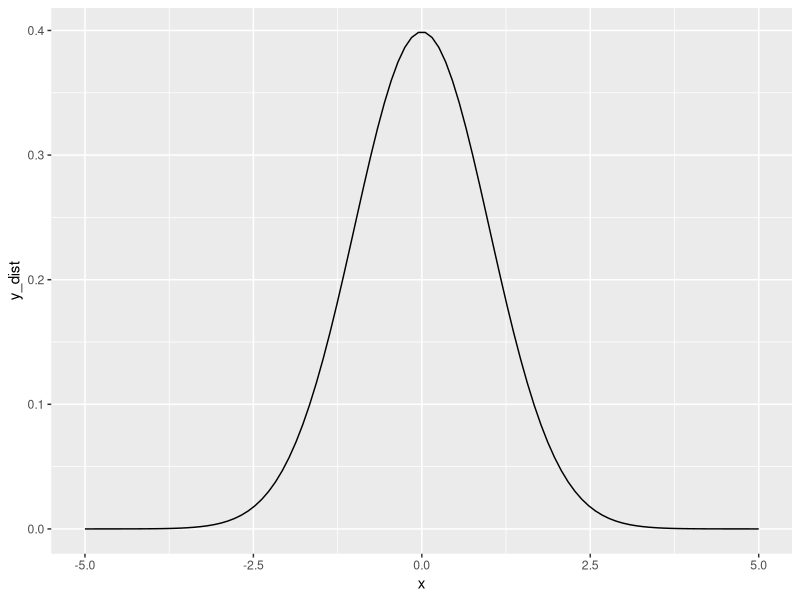
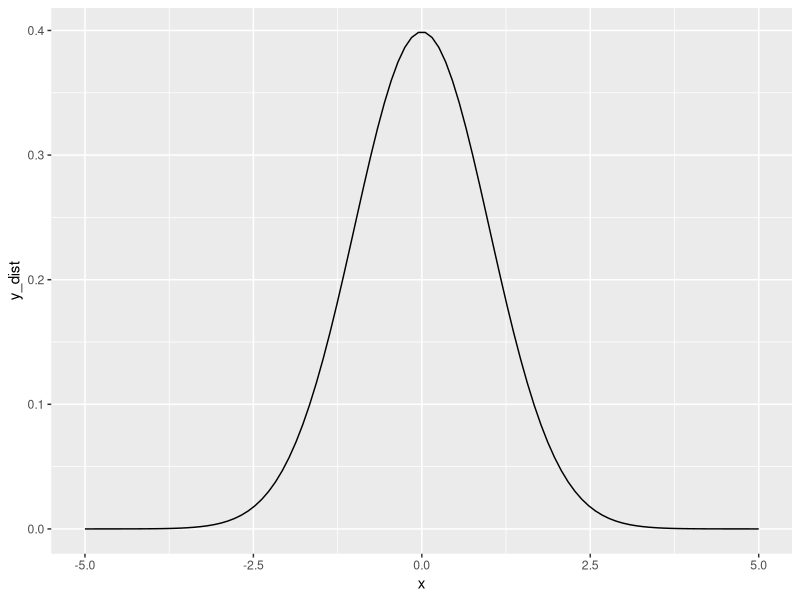
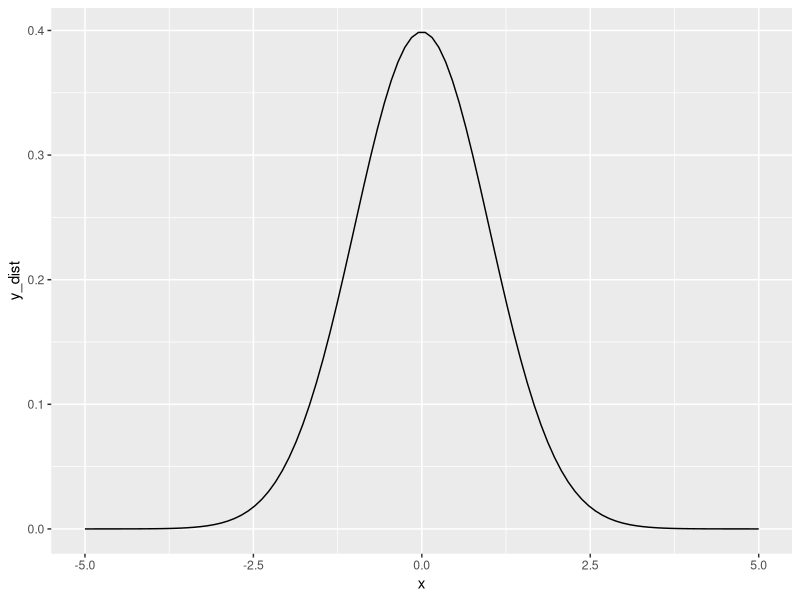
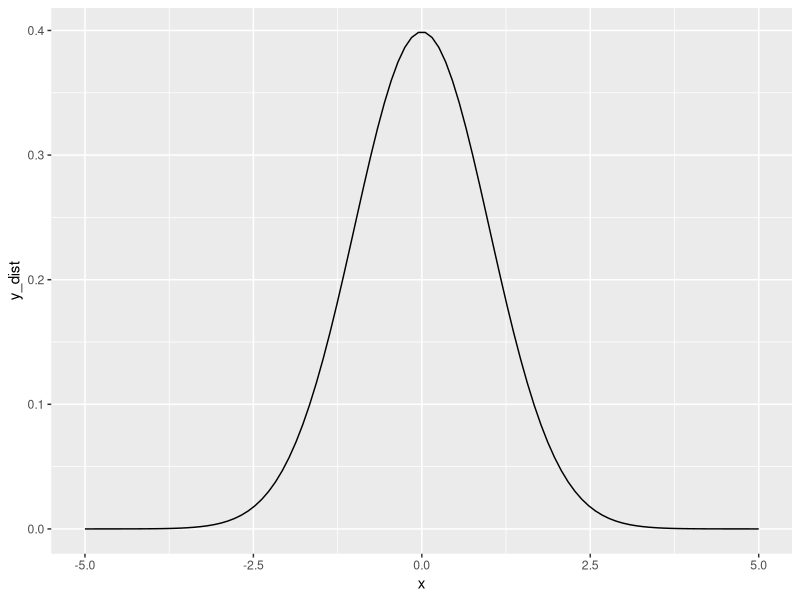
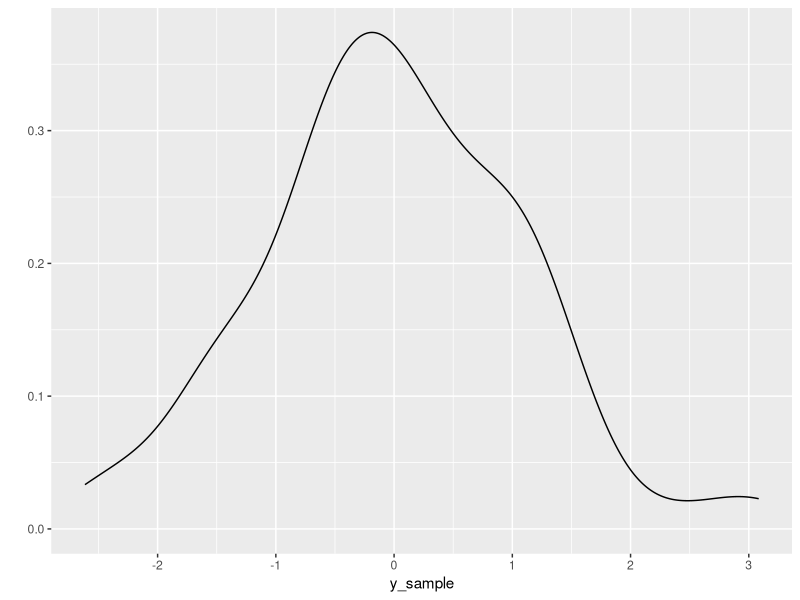
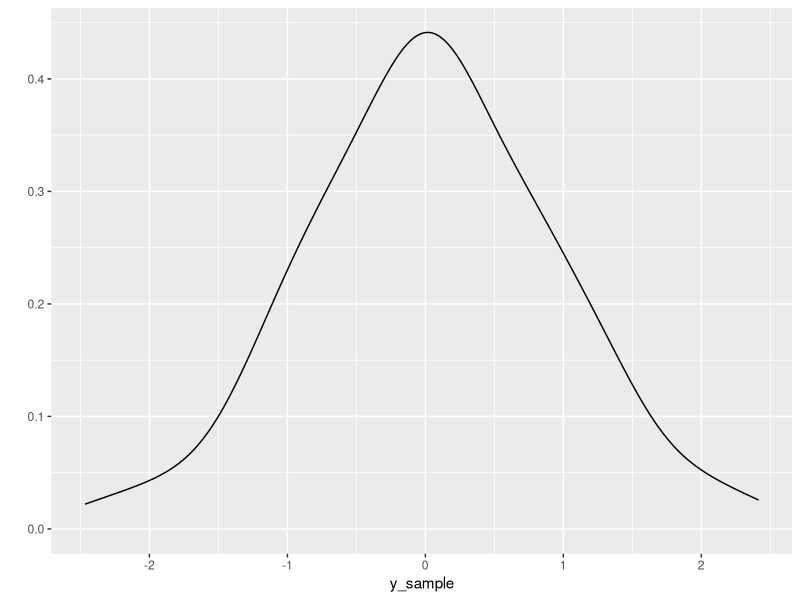
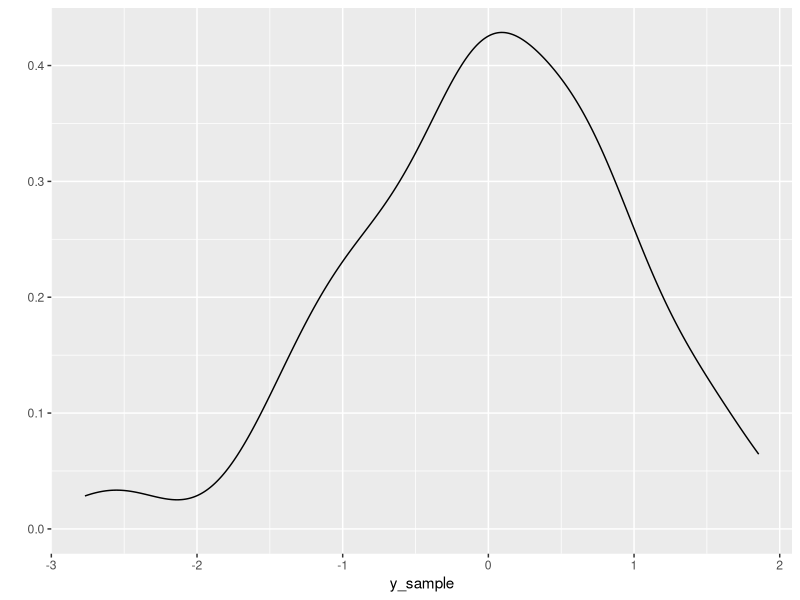
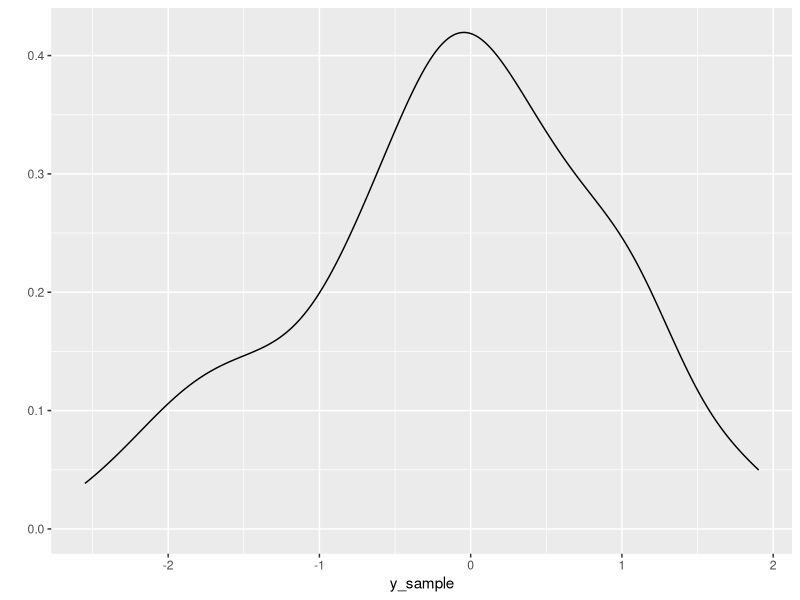

Reproduce these figures in R, in order.
## ---- chunk 1
knitr::opts_chunk$set(
  warning = FALSE, # supress warnings per default 
  message = FALSE  # supress messages per default 
  )
## ---- chunk 2
library(tidyverse)
## ---- chunk 3
# YOUR ANSWER HERE
## ---- chunk 4
# YOUR ANSWER HERE
## ---- chunk 5
# YOUR ANSWER HERE
## ---- chunk 6
# YOUR ANSWER HERE
## ---- chunk 7
# YOUR ANSWER HERE
## ---- chunk 8
sample_size <- 100
x <- seq(-5, 5, length = sample_size)

# Returns the true densities for each value (not actual samples), stays constant across different trials
# Invariant to changes in sample size
y_dist <- dnorm(x, mean = 0, sd = 1)
qplot(x, y_dist, geom = "line")

y_dist <- dnorm(x, mean = 0, sd = 1)
qplot(x, y_dist, geom = "line")

y_dist <- dnorm(x, mean = 0, sd = 1)
qplot(x, y_dist, geom = "line")

y_dist <- dnorm(x, mean = 0, sd = 1)
qplot(x, y_dist, geom = "line")

# Returns random samples from the true distribution, the resulting density plot looks slightly different with each new sample
# Sensitive to changes in sample_size
y_sample <- rnorm(sample_size, mean = 0, sd = 1)
qplot(y_sample, geom = "density")

y_sample <- rnorm(sample_size, mean = 0, sd = 1)
qplot(y_sample, geom = "density")

y_sample <- rnorm(sample_size, mean = 0, sd = 1)
qplot(y_sample, geom = "density")

y_sample <- rnorm(sample_size, mean = 0, sd = 1)
qplot(y_sample, geom = "density")
## ---- chunk 9
# Binomial distribution
x_axis <- 1:50
binom_dist_05 <- as_tibble(dbinom(x_axis, size = length(x_axis), prob = 0.5))
binom_dist_07 <- as_tibble(dbinom(x_axis, size = length(x_axis), prob = 0.7))
binom_dist_01 <- as_tibble(dbinom(x_axis, size = length(x_axis), prob = 0.1))

# binom_dist_30_033 <- as_tibble(dbinom(x_axis, size = 30, prob = 0.33))

ggplot(mapping = aes(x = x_axis, y = value)) +
  geom_line(data = binom_dist_05, color = "red") +
  geom_line(data = binom_dist_07, color = "blue") +
  geom_line(data = binom_dist_01, color = "green") 
## ---- chunk 10
# Poisson distribution
x_axis <- 1:50
pois_dist_1 <- as_tibble(dpois(x_axis, lambda = 1))
pois_dist_4 <- as_tibble(dpois(x_axis, lambda = 4))
pois_dist_10 <- as_tibble(dpois(x_axis, lambda = 10))

ggplot(mapping = aes(x = x_axis, y = value)) +
  geom_line(data = pois_dist_1, color = "red") +
  geom_line(data = pois_dist_4, color = "blue") +
  geom_line(data = pois_dist_10, color = "green")
## ---- chunk 11
# YOUR ANSWER HERE
## ---- chunk 12
# YOUR ANSWER HERE
## ---- chunk 13
# YOUR ANSWER HERE
## ---- chunk 14
# YOUR ANSWER HERE
## ---- chunk 15
x <- c(0,1,2,3,4)
px <- rep(0.2, 5)

X <- tibble(x, px) %>% print

samples <- sample(x, prob=px,
           10, 
           replace = T) %>% print %>%  mean %>% print
## ---- chunk 16
x <- c(0,1,2,3,4)
px_biased <- c(0.05,0.05,0.05,0.05,0.8)

X_biased <- tibble(x, px_biased) %>% print
## ---- chunk 17
samples <- sample(x, prob=px_biased,
           10000, 
           replace = T) %>%  mean %>% print
## ---- chunk 18
samples <- sample(x, prob=px,
           10000, 
           replace = T) %>%  var %>% print
# X %>%
#   ggplot(mapping = aes(x = x, y = px))+
#   geom_col(size=3, fill="#0072B2")+
#   ylim(0,0.3)+
#   xlab("Random Variable X")+
#   ylab("Probability of X = x")

## ---- chunk 19
samples <- sample(x, prob=px_biased,
           10000, 
           replace = T) %>%  var %>% print
## ---- chunk 20
diceroll <- tibble(
  outcomes = factor(c("(1,1)", "(1,2)", "(1,3)", "(1,4)", "(1,5)", "(1,6)",
                        "(2,1)", "(2,2)", "(2,3)", "(2,4)", "(2,5)", "(2,6)",
                        "(3,1)", "(3,2)", "(3,3)", "(3,4)", "(3,5)", "(3,6)",
                        "(4,1)", "(4,2)", "(4,3)", "(4,4)", "(4,5)", "(4,6)",
                        "(5,1)", "(5,2)", "(5,3)", "(5,4)", "(5,5)", "(5,6)",
                        "(6,1)", "(6,2)", "(6,3)", "(6,4)", "(6,5)", "(6,6)")),
  probability = rep(1/36, 36)
)
diceroll %>%
  ggplot(mapping = aes(x = outcomes, y = probability))+
  geom_col(size=3, fill="Sky Blue")+
  ylim(0,0.05)+
  xlab("outcome of rolling two dice") + 
  theme(axis.text.x = element_text(angle = 90, hjust = 1, size=9))
## ---- chunk 21
diceroll_sum <- tribble(
  ~sum,  ~probability,  
  2,     1/36,
  3,     2/36,
  4,     3/36,
  5,     4/36,
  6,     5/36,
  7,     6/36,
  8,     5/36,
  9,     4/36,
  10,    3/36,
  11,    2/36,
  12,    1/36
)

diceroll_sum %>% print

diceroll_sum %>%
ggplot(mapping = aes(x = sum, y = probability))+
  geom_col(fill="#56B4E9") +
  scale_x_continuous(name = "sum of the two dice' outcomes", breaks = c(2,3,4,5,6,7,8,9,10,11,12))+
  ggtitle("Probability Mass Distribution of the Sum of Numbers on Roll of Two Dice ")

## ---- chunk 22
expectation <- function(values, prob){
  E = sum(values*prob)
  return(E)
}

expectation(diceroll_sum$sum, diceroll_sum$probability)
## ---- chunk 23
variance <- function(values, prob){
  v = sum((values-sum(values*prob))^2*prob)
  return(v)
}

variance(diceroll_sum$sum, diceroll_sum$probability)
#variance(rep(1,36), diceroll$probability)
## ---- chunk 24
diceroll_sum %>%
ggplot(mapping = aes(x = sum, y = cumsum(probability)))+
  geom_col(fill="#0072B2") +
  scale_x_continuous(name = "sum of the two dice' outcomes", breaks = c(2,3,4,5,6,7,8,9,10,11,12))+
  ylab("probability")+
  ggtitle("Cumulative Distribution of the Sum of Numbers on Roll of Two Dice ")
